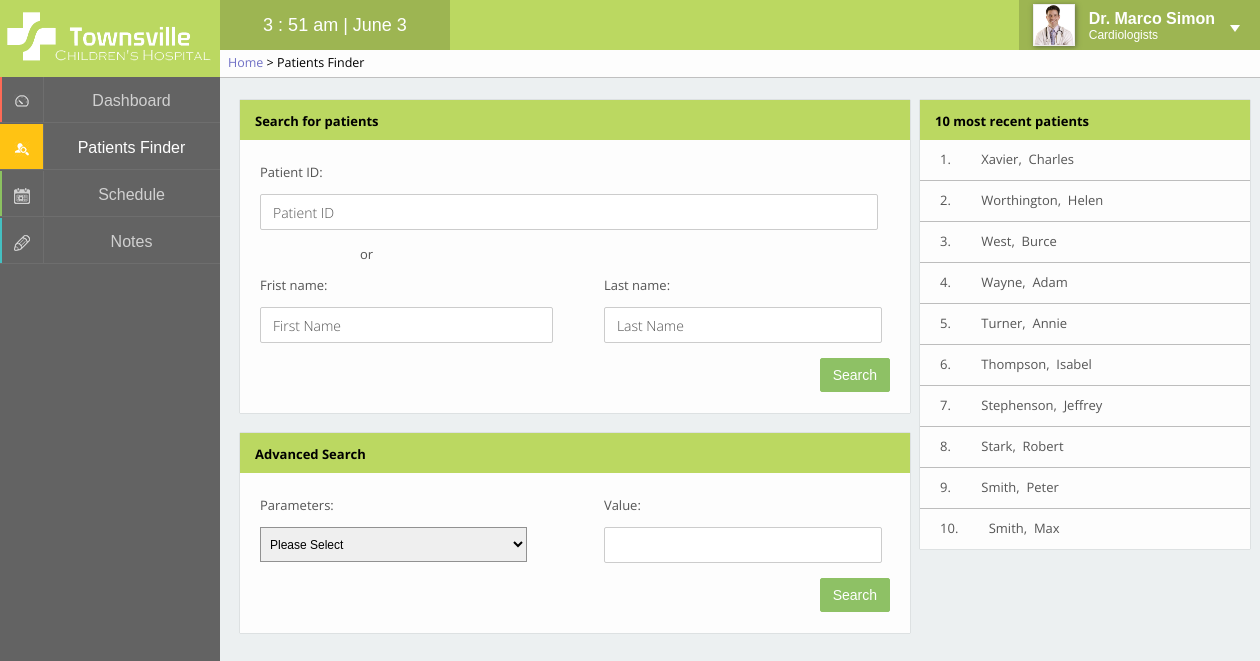
/pages/patientsfinder.php (signed in), run on the app's committed database.
### tables this page shows
CREATE TABLE IF NOT EXISTS `staff` (
  `staffID` int(4) unsigned zerofill NOT NULL AUTO_INCREMENT,
  `firstName` varchar(40) NOT NULL,
  `lastName` varchar(40) NOT NULL,
  `title` int(1) NOT NULL,
  `password` varchar(64) NOT NULL,
  `specialties` varchar(40) DEFAULT NULL,
  `photo` varchar(200) NOT NULL DEFAULT '<img src="../images/none.png" alt="Profile picture" />',
  PRIMARY KEY (`staffID`),
  KEY `title_idx` (`title`)
);

CREATE TABLE IF NOT EXISTS `patients` (
  `patientID` int(7) unsigned zerofill NOT NULL AUTO_INCREMENT,
  `firstName` varchar(40) NOT NULL,
  `lastName` varchar(40) NOT NULL,
  `DOB` date NOT NULL,
  `photo` varchar(200) NOT NULL DEFAULT '<img src="../images/none.png" alt="Patient Picture">',
  PRIMARY KEY (`patientID`)
);

### pages/patientsfinder.php (the view, shortened to what this page needs)
<?php
	$pageTitle = "Patients Finder";
	$breadcrumb = "<a href='home.php'>Home</a> > " . $pageTitle;
	include '../inc/panel.php';
?>
<link type="text/css" rel="stylesheet" href="../css/patientsfinder.css" media="screen" />
<div class="leftContent">
	<div class="box patientSearch">
		<section class="boxTitle">
			<p>Search for patients</p>
		</section>
		<section class="boxContent">
			<form action="searchprocess.php" method="get">
				<p>Patient ID: </p>
				<input type="text" name="patientID" value="Patient ID" onfocus="if (this.value==this.defaultValue) this.value = ''"
 onblur="if (this.value=='') this.value = this.defaultValue" class="pIDinput textInput">
				<p class="or">or</p>
				<div class="firstName">
					<p for="firstName" class="firstNameL" >Frist name: </p>
					<input type="text" class="firstNameInput textInput" value="First Name" onfocus="if (this.value==this.defaultValue) this.value = ''"
 onblur="if (this.value=='') this.value = this.defaultValue" name="firstName">
				</div>
				<div class="lastname">
					<p for="lastName" class="lastNameL" >Last name: </p>
					<input type="text" class="lastNameInput textInput" value="Last Name" onfocus="if (this.value==this.defaultValue) this.value = ''"
 onblur="if (this.value=='') this.value = this.defaultValue" name="lastName">
				</div>
				<button type="submit" class="submit">Search</button>
			</form>
		</section>
	</div>
	<div class="box advancedSearch">
		<section class="boxTitle">
			<p>Advanced Search</p>
		</section>
		<section class="boxContent">
			<form action="searchadvanced.php" method="get">
				<div class="parameters">
					<p> Parameters: </p>
					<select name="parameter">
						<option>Please Select</option>
					</select>
				</div>
				<div class="parameterInput">
					<p> Value: </p>
					<input type="text" name="value" class="textInput"><br>
				</div>
				<button type="submit" class="submit">Search</button>
			</form>
		</section>
	</div>
</div>
<div class="rightContent">
	<div class="box topTen">
		<section class="boxTitle">
			<p>10 most recent patients</p>
		</section>
		<section class="boxContent">
			<table>
				<?php
				$sql = "SELECT patientID, firstName, lastName
						FROM patients
						ORDER BY patientID DESC";
				$result = mysql_query($sql);
				for ($i = 1; $i <= 10; $i++) {
					$row = mysql_fetch_assoc($result);
					echo "<tr>";
						if($i != 10) {echo "<td>";}
						else {echo "<td class='last'>";};
						echo "<a href='patientview.php?patient={$row['patientID']}'>{$i}. &nbsp&nbsp&nbsp&nbsp&nbsp&nbsp&nbsp&nbsp{$row['lastName']}, &nbsp{$row['firstName']}</a></td>";
					echo "</tr>";
				}
				?>
			</table>
		</section>
	</div>
</div>
<?php
	include '../inc/footer.php';
?>

### inc/panel.php (shortened to what this page needs)
<!DOCTYPE html PUBLIC "-//W3C//DTD XHTML 1.0 Transitional//EN" "http://www.w3.org/TR/xhtml1/DTD/xhtml1-transitional.dtd">
<html xmlns="http://www.w3.org/1999/xhtml" xml:lang="en" lang="en">
<head>
	<link type="text/css" rel="stylesheet" href="../css/panel.css" media="screen" />
	<link type="text/css" rel="stylesheet" href="../css/style.css" media="screen" />
</head>
<body onload="load()">
<div class="header">
	<div class="logo">
		<img src="../images/logo_white.png" alt="logo" />
	</div>
	<div class="timer">
		<span id="clock"></span>
	</div>
	<div class="profile">
		<?php
		$staffID = $_SESSION['user'];
		$sql = "SELECT staffID, firstName, lastName, title, specialties, photo
				FROM staff
				WHERE staffID = '$staffID'";
		$result = mysql_query($sql);
		$row = mysql_fetch_assoc($result);
		echo "<div class='pic'>";
			echo $row['photo'];
		echo "</div>";
		echo "<div class='name'>";
			echo "<span class='title'>";
			switch ($row['title']) {
				case 1:	echo "Dr. ";
					break;
			}
			echo $row['firstName'] . " " . $row['lastName'] . "</span> <br />";
				echo "<span class='spec'>{$row['specialties']}</span>";
		echo "</div>";
		?>
		<div class="triangle1"></div>
	</div>
	<div id="breadcrumb">
		<span><?php echo $breadcrumb ?></span>
	</div>
</div>
<div class="panal">
<a href='home.php' id='m1'>
<div class='layer effect'>
	<div class='mask'></div>
 	<div class='icon'>
 		<img src='../images/i1s.png' alt='dashboardICON' />
 	</div>
 	<div class='lable'>
 		<span>Dashboard</span>
 	</div>
</div></a>
<a href='patientsfinder.php' id='m2'>
<div class='layer effect'>
 	<div class='icon'>
 		<img src='../images/i2s.png' alt='patientsICON' />
 	</div>
 	<div class='lable'>
 		<span>Patients Finder</span>
 	</div>
</div></a>
<a href='schedule.php' id='m3'>
<div class='layer effect'>
 	<div class='mask'></div>
 	<div class='icon'>
 		<img src='../images/i3s.png' alt='scheduleICON' />
 	</div>
 	<div class='lable'>
 		<span>Schedule</span>
 	</div>
</div></a>
<a href='notes.php' id='m4'>
<div class='layer effect' id='m4'>
	<div class='mask'></div>
	<div class='icon'>
		<img src='../images/i4s.png' alt='noteICON' />
	</div>
	<div class='lable'>
		<span>Notes</span>
	</div>
</div></a>
</div>
<div class="content">

### css/panel.css (style rules this page uses)
.header { position: relative; width:100%; height: 50px; background-color: #bbd861; z-index: 10; }
.logo { width:220px; height: 50px; }
.logo img { position: relative; padding-top: 7px; height: 60px; z-index: 11; }
.timer { position: relative; left: 220px; top: -50px; height: 50px; background-color: #9db552; width: 230px; text-align: center; }
.timer span { position: relative; color: white; font-size: 18px; top: 15px; }
.profile { position: relative; right: 0; top: -100px; float: right; height: 50px; background-color: #9db552; cursor: pointer; }
.pic { position: relative; float:left; width: 50px; height: 50px; text-align: center; padding-top: 4px; padding-left: 10px; }
.pic img { width: 40px; height: 40px; border: 1px solid #eee; box-shadow: 1px 1px 5px 0px rgba(50, 50, 50, 0.55); }
.name { position: relative; float: right; top: 10px; right: 45px; color: white; padding-left: 55px; }
.name .title { font-weight: bold; font-size: 16px; }
.name .spec { font-weight: normal; font-size: 12px; }
.triangle1 { position: absolute; top:25px; right: 20px; width: 0; height: 0; border-style: solid; border-width: 7px 5px 0 5px; border-color: #fff transparent transparent transparent; }
.panal { position: absolute; background-color: #636363; top: 0; left: 0; width: 220px; height: 100%; overflow: hidden; z-index: 5; }
.layer { position: relative; top: 45px; width: 220px; height: 47px; overflow: hidden; z-index: 6; }
#m1 .mask { background-color: #fd6a56; }
#m3 .mask { background-color: #8cc260; }
#m4 .mask { background-color: #44c0c2; }
.effect .mask { width: 2px; height: 46px; position: absolute; overflow: hidden; top: 0; left: 0; z-index: -1; -webkit-transition:width 0.2s; transition:width 0.2s; }
.layer .icon { width: 43px; height: 45px; border-bottom: 1px solid #6e6e6e; border-right: 1px solid #6e6e6e; text-align: center; background-color: transparent; }
.layer .icon img { padding-top: 17px; z-index: 1; opacity: 0.7; -webkit-transition:opacity 0.3s; transition:opacity 0.3s; }
.active .icon img { opacity: 1 !important; }
.layer .lable { position: relative; top: -46px; left: 43px; width: 177px; height: 45px; border-bottom: 1px solid #6e6e6e; text-align: center; }
.layer .lable span { position: relative; color: white; top: 15px; opacity: 0.7; -webkit-transition:opacity 0.3s; transition:opacity 0.3s; }
.active .lable span { opacity: 1 !important; }
#breadcrumb { position: absolute; left: 220px; top: 50px; height: 27px; min-width: -webkit-calc(100% - 220px); min-width: calc(100% - 220px); border-bottom: 1px solid #C0C0C0; background-color: #fdfdfd; font-family: 'Open Sans', sans-serif; font-size: 12.5px; }
#breadcrumb a { color: #7171C6; }
#breadcrumb span { position: relative; bottom: -4px; margin: 0px 8px; }

### css/patientsfinder.css (style rules this page uses)
.patientSearch .or { margin: 15px 0 0 100px; }
.patientSearch .pIDinput, .patientSearch .phoneInput { width: 94%; }
.patientSearch .firstNameInput { width: 80%; }
.patientSearch .lastNameInput { width: 40%; }
.advancedSearch { margin-top: 20px; }
.advancedSearch .parameters p { margin-top: 0; }
.parameterInput input { width: 40%; }
.advancedSearch select { width: 80%; height: 35px; }
.patientSearch .boxContent, .advancedSearch .boxContent { padding-bottom: 70px; }
.advancedSearch .submit, .patientSearch .submit { margin-top: 15px; }
.patientSearch .firstName, .advancedSearch .parameters { float: left; margin-right: 10px; width: 53%; }
.topTen .boxContent { padding: 0; }
.topTen table { width: 100%; }
.topTen table tr { margin: -10px; }
.topTen table td { border-bottom: 1px solid #BDBDBD; border-left: none; border-right: none; border-top: none; height: 30px; padding: 0; }
.topTen table td a { height: 30px; display: block; padding: 10px 0 0 20px; }
.topTen .last { border-bottom: none; }

### data on the page
staff: photo (placeholder picture), firstName "Marco", lastName "Simon", specialties "Cardiologists"
patients: lastName "Xavier", firstName "Charles"
patients: lastName "Worthington", firstName "Helen"
patients: lastName "West", firstName "Burce"
patients: lastName "Wayne", firstName "Adam"
patients: lastName "Turner", firstName "Annie"
patients: lastName "Thompson", firstName "Isabel"
patients: lastName "Stephenson", firstName "Jeffrey"
patients: lastName "Stark", firstName "Robert"
patients: lastName "Smith", firstName "Peter"
patients: lastName "Smith", firstName "Max"

### other printed values
$pageTitle "Patients Finder"
